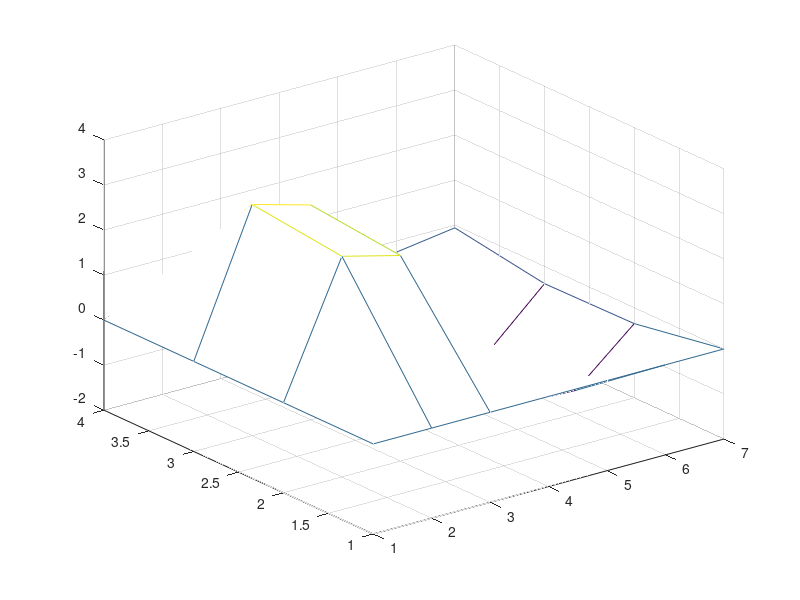

Recreate this plot in MATLAB.
% verilen aralık ve sabitleri tanımlama
x = 0:2*pi;
y = -pi/2:pi/2;
alfa = 5;
T = 1;
F = 1;
B = 0.2;

% grafiği ve grafiğin çizileceği tabanı oluşturma
[x,y] = meshgrid(x,y);
s = alfa*exp(-B.*x).*(sin(T.*x).*cos(F.*y));

% grafiği ekrana bastırma
mesh(s)

% surf fonksiyonu da kullanılabilir:
% surf(x,y,s)
